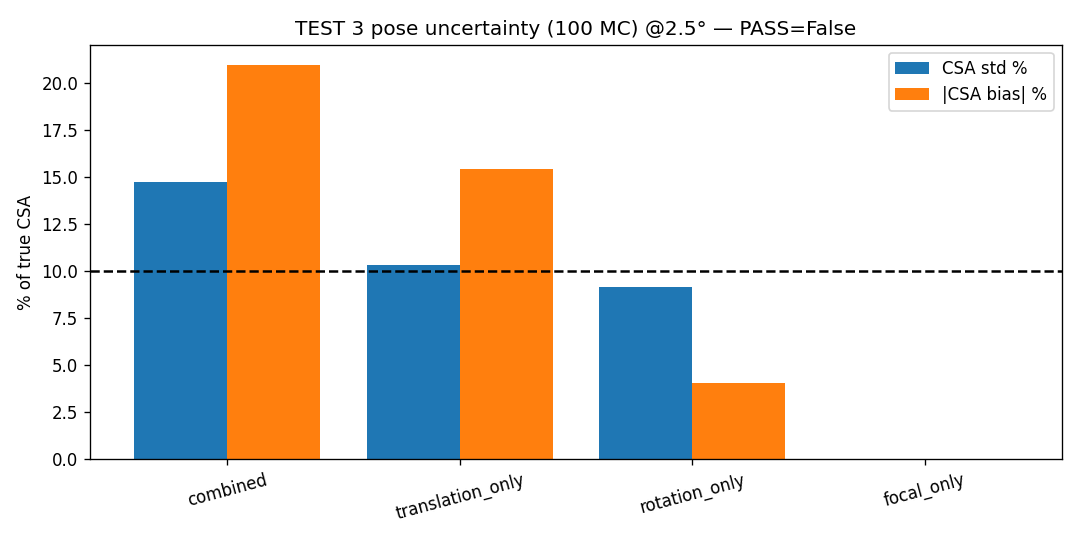

Reproduce this figure in Python.
"""TEST 3 -- pose uncertainty (Monte-Carlo). RAY-BASED model so translation, rotation AND focal all
matter: a cylinder wall (radius r) imaged by cameras with known poses; each pixel back-projects to a
ray (via pose+focal), hits the wall -> near-light Lambertian B. Data is rendered with TRUE poses; the
estimator fits r using PERTURBED poses (as COLMAP would give). 100 MC runs per noise setting.
Report CSA variance, CSA bias, and a sensitivity ranking (translation vs rotation vs focal).
depth-eval env."""
from __future__ import annotations
import json
import numpy as np
from scipy.optimize import brentq
import matplotlib; matplotlib.use("Agg"); import matplotlib.pyplot as plt

rng = np.random.default_rng(0)
R_TRUE = 5.0; F0 = 800.0; NPIX = 26; CONE = 2.5


def look_at_pose(C):
    """camera at C looking toward +z (down the cylinder axis)."""
    fwd = np.array([0, 0, 1.0]); up = np.array([0, 1.0, 0])
    right = np.cross(up, fwd); right /= np.linalg.norm(right); up2 = np.cross(fwd, right)
    R = np.stack([right, up2, fwd])                    # world->cam rows
    return R


def cameras(N=10, depth=6.0, cone=CONE, seed=1):
    r = np.random.default_rng(seed); lat = depth * np.tan(np.radians(cone))
    C = np.c_[r.uniform(-1, 1, (N, 2)) * lat, -depth + r.uniform(-0.15, 0.15, N) * depth]
    return [(look_at_pose(c), c) for c in C]


def cyl_hit_batch(C, DW, r, A=1.0):
    """vectorized: forward intersection of rays (C, DW[M,3]) with cylinder x^2+y^2=r^2 -> B/A per ray."""
    a = DW[:, 0] ** 2 + DW[:, 1] ** 2
    b = 2 * (C[0] * DW[:, 0] + C[1] * DW[:, 1]); c = C[0] ** 2 + C[1] ** 2 - r ** 2
    disc = b * b - 4 * a * c
    ok = (a > 1e-9) & (disc >= 0)
    t = np.where(ok, (-b + np.sqrt(np.maximum(disc, 0))) / (2 * a + 1e-12), -1.0)
    P = C[None, :] + t[:, None] * DW
    ok = ok & (t > 1e-6) & (P[:, 2] > -25) & (P[:, 2] < 25)
    n = np.c_[-P[:, 0], -P[:, 1], np.zeros(len(P))] / r
    ndl = np.sum(n * (-DW), axis=1)
    ok = ok & (ndl > 1e-3)
    B = np.where(ok, A * ndl / (t ** 2 + 1e-12), 0.0)
    return ok, B


def pixel_dirs(R, f):
    us = np.linspace(-0.5, 0.5, NPIX)
    U, V = np.meshgrid(us, us)
    DC = np.c_[U.ravel() * F0, V.ravel() * F0, np.full(U.size, f)]
    DC /= np.linalg.norm(DC, axis=1, keepdims=True)
    return (R.T @ DC.T).T                              # world ray dirs (M,3)


def render(cams, r, f, A=1.0):
    """observed pixel-index + B per camera (rendered with TRUE geometry/pose)."""
    obs = []
    for (R, C) in cams:
        DW = pixel_dirs(R, f); ok, B = cyl_hit_batch(C, DW, r, A)
        idx = np.where(ok)[0]
        obs.append((C, idx, B[idx]))
    return obs


def predict_resid(obs, cams_est, f_est, r_est, A_est=1.0):
    """residual using ESTIMATED poses/focal at the SAME pixel indices."""
    res = []
    for (C, idx, Bobs), (Re, Ce) in zip(obs, cams_est):
        DW = pixel_dirs(Re, f_est)[idx]; ok, Bp = cyl_hit_batch(Ce, DW, r_est, A_est)
        res.append(Bp - Bobs)
    return np.concatenate(res) if res else np.zeros(1)


def fit_r(obs, cams_est, f_est):
    from scipy.optimize import least_squares
    A0 = 1.0
    def resid(x): return predict_resid(obs, cams_est, f_est, x[0], x[1])
    sol = least_squares(resid, [5.0, 1.0], method="lm", max_nfev=800)
    return sol.x[0]


def perturb(cams, sigma_t, sigma_rot_deg, seed):
    r = np.random.default_rng(seed); out = []
    for (R, C) in cams:
        Cp = C + r.normal(0, sigma_t, 3)
        ax = r.normal(0, 1, 3); ax /= np.linalg.norm(ax); ang = np.radians(r.normal(0, sigma_rot_deg))
        K = np.array([[0, -ax[2], ax[1]], [ax[2], 0, -ax[0]], [-ax[1], ax[0], 0]])
        dR = np.eye(3) + np.sin(ang) * K + (1 - np.cos(ang)) * K @ K
        out.append((dR @ R, Cp))
    return out


def mc(cams, obs, setting, n=100):
    csa = []
    for k in range(n):
        cp = perturb(cams, setting["t"], setting["rot"], seed=100 + k)
        fe = F0 * (1 + np.random.default_rng(200 + k).normal(0, setting["f"]))
        r = fit_r(obs, cp, fe); csa.append(np.pi * r ** 2)
    csa = np.array(csa); csa_true = np.pi * R_TRUE ** 2
    return dict(CSA_mean=float(csa.mean()), CSA_bias_pct=round(100 * (csa.mean() - csa_true) / csa_true, 2),
               CSA_std_pct=round(100 * csa.std() / csa_true, 2), CSA_p5_p95_pct=[round(100 * (np.percentile(csa, 5) - csa_true) / csa_true, 1), round(100 * (np.percentile(csa, 95) - csa_true) / csa_true, 1)])


def main():
    cams = cameras(); obs = render(cams, R_TRUE, F0)
    # realistic COLMAP-ish noise; then isolate each source for sensitivity ranking
    SET = {
        "combined": {"t": 0.06, "rot": 0.3, "f": 0.01},         # ~1% transl of depth, 0.3deg, 1% focal
        "translation_only": {"t": 0.06, "rot": 0.0, "f": 0.0},
        "rotation_only": {"t": 0.0, "rot": 0.3, "f": 0.0},
        "focal_only": {"t": 0.0, "rot": 0.0, "f": 0.01},
    }
    res = {k: mc(cams, obs, v, n=100) for k, v in SET.items()}
    rank = sorted([("translation", res["translation_only"]["CSA_std_pct"]),
                   ("rotation", res["rotation_only"]["CSA_std_pct"]),
                   ("focal", res["focal_only"]["CSA_std_pct"])], key=lambda x: -x[1])
    verdict = dict(combined_CSA_std_pct=res["combined"]["CSA_std_pct"], combined_CSA_bias_pct=res["combined"]["CSA_bias_pct"],
                   sensitivity_ranking=[f"{n}:{v}%" for n, v in rank],
                   PASS=bool(res["combined"]["CSA_std_pct"] < 10.0 and abs(res["combined"]["CSA_bias_pct"]) < 10.0))
    open("test3_pose.json", "w").write(json.dumps({"verdict": verdict, "settings": SET, "results": res}, indent=2))
    fig, ax = plt.subplots(figsize=(9, 4.5))
    keys = list(res); std = [res[k]["CSA_std_pct"] for k in keys]; bias = [res[k]["CSA_bias_pct"] for k in keys]
    x = np.arange(len(keys)); ax.bar(x - 0.2, std, 0.4, label="CSA std %", color="tab:blue")
    ax.bar(x + 0.2, np.abs(bias), 0.4, label="|CSA bias| %", color="tab:orange"); ax.axhline(10, c="k", ls="--")
    ax.set_xticks(x); ax.set_xticklabels(keys, rotation=15); ax.set_ylabel("% of true CSA"); ax.legend()
    ax.set_title(f"TEST 3 pose uncertainty (100 MC) @2.5° — PASS={verdict['PASS']}"); fig.tight_layout(); fig.savefig("test3_pose.png", dpi=120)
    print("=== TEST 3 (100 MC each) ===")
    for k in keys: print(f"{k:18} CSA std={res[k]['CSA_std_pct']:>6}%  bias={res[k]['CSA_bias_pct']:>6}%  p5/p95={res[k]['CSA_p5_p95_pct']}")
    print(f"\nsensitivity: {verdict['sensitivity_ranking']}")
    print(f"VERDICT: combined std={verdict['combined_CSA_std_pct']}%, bias={verdict['combined_CSA_bias_pct']}% -> PASS={verdict['PASS']}")


if __name__ == "__main__":
    main()
